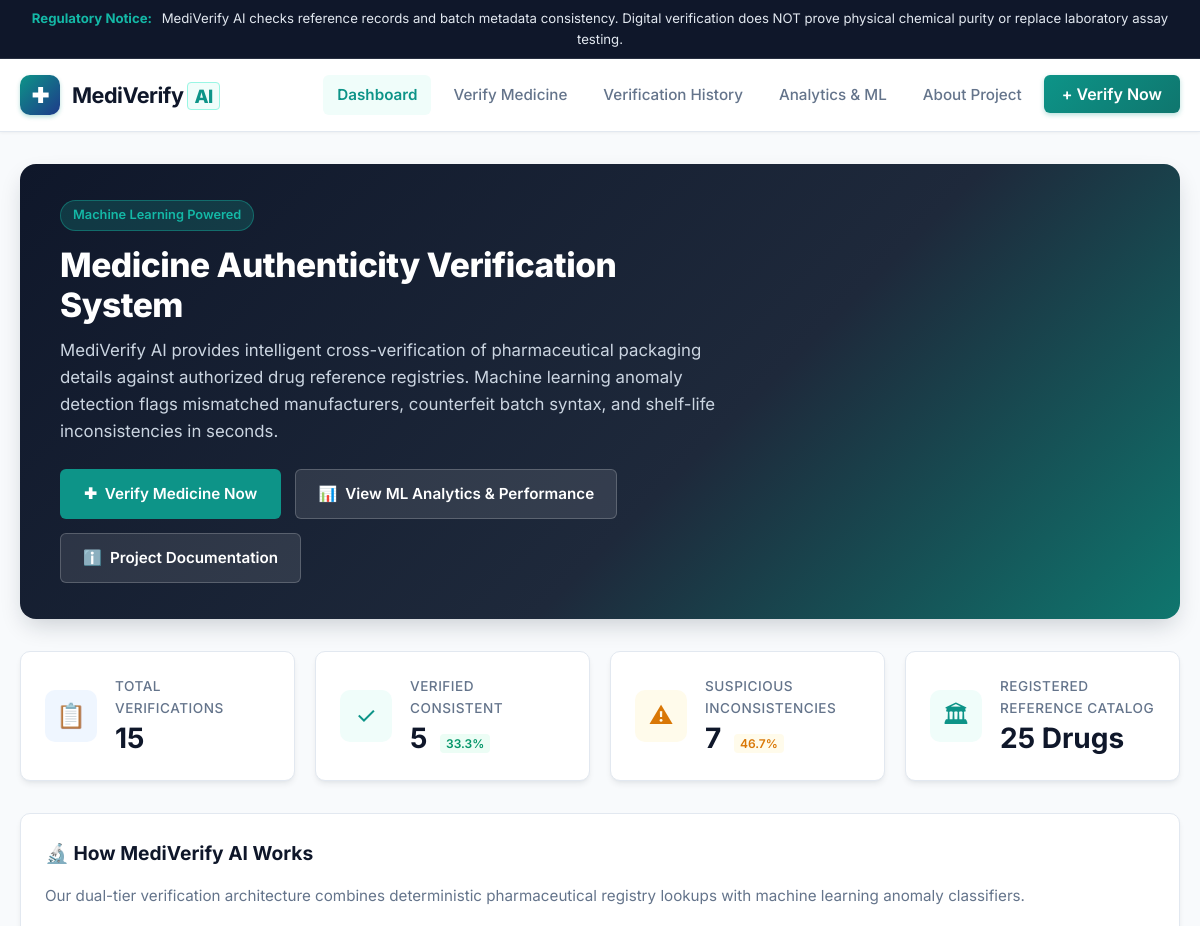
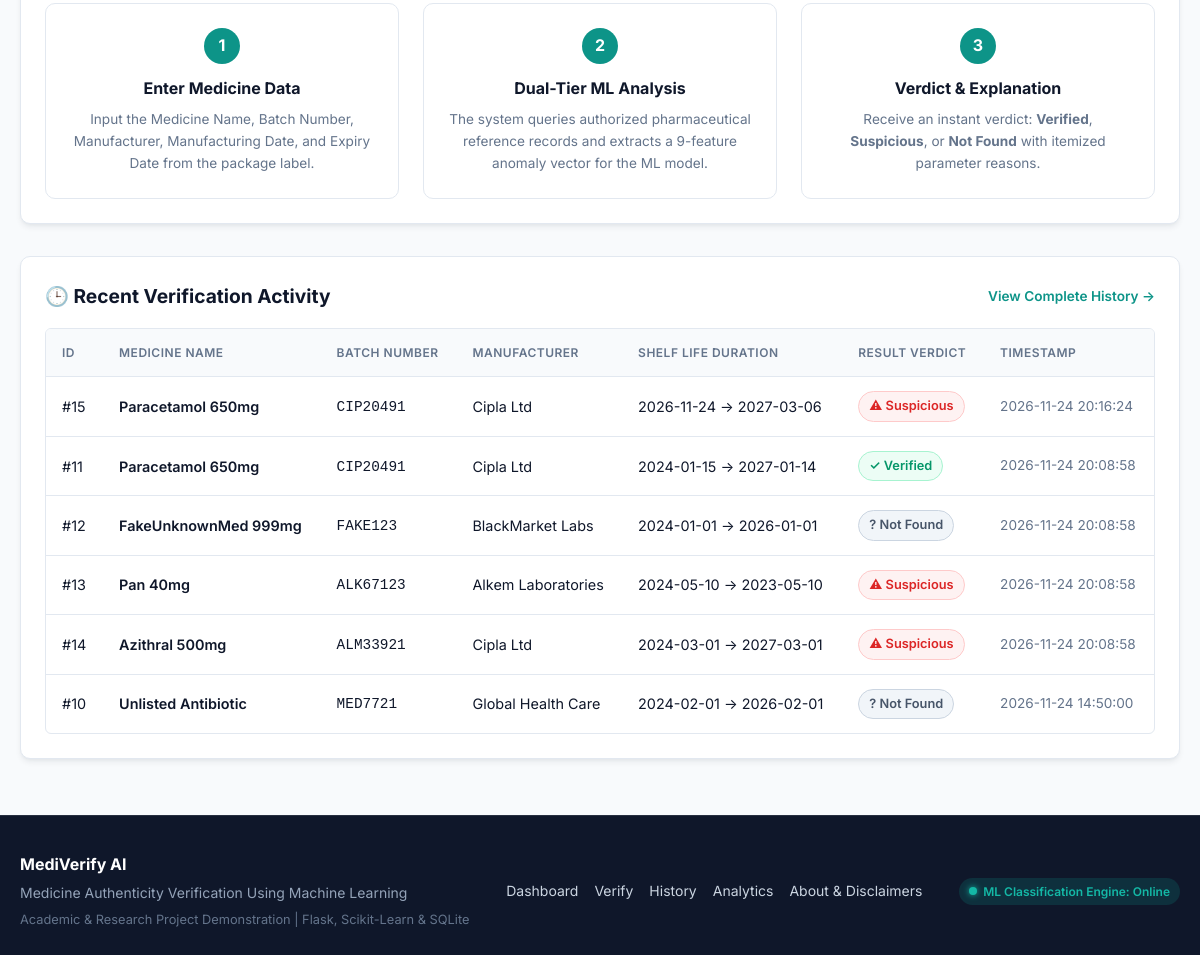
The page / on the database its author committed (2 pictures, top to bottom).
### tables this page shows
CREATE TABLE verification_history (
            id INTEGER PRIMARY KEY AUTOINCREMENT,
            medicine_name TEXT NOT NULL,
            batch_number TEXT NOT NULL,
            manufacturer TEXT NOT NULL,
            mfg_date TEXT,
            exp_date TEXT,
            result TEXT NOT NULL,
            explanation TEXT,
            confidence REAL DEFAULT 95.0,
            created_at TIMESTAMP DEFAULT CURRENT_TIMESTAMP
        );

### app.py (the view)
@app.route('/')
def home():
    stats = get_stats()
    recent_history = get_history(limit=6)
    registered_meds = verifier.get_registered_medicines()
    return render_template(
        'index.html',
        stats=stats,
        recent_history=recent_history,
        total_registered_meds=len(registered_meds)
    )

### database.py (called while the page is built)
def get_connection():
    conn = sqlite3.connect(DB_PATH)
    conn.row_factory = sqlite3.Row
    return conn

def get_history(limit=50, filter_result=None, search_query=None):
    conn = get_connection()
    cursor = conn.cursor()
    query = 'SELECT * FROM verification_history WHERE 1=1'
    params = []
    if filter_result and filter_result.lower() != 'all':
        query += ' AND result = ?'
        params.append(filter_result)
    if search_query:
        query += ' AND (medicine_name LIKE ? OR batch_number LIKE ? OR manufacturer LIKE ?)'
        like_str = f"%{search_query}%"
        params.extend([like_str, like_str, like_str])
    query += ' ORDER BY created_at DESC LIMIT ?'
    params.append(limit)
    cursor.execute(query, params)
    rows = cursor.fetchall()
    history = [dict(row) for row in rows]
    conn.close()
    return history

### ml_pipeline.py (called while the page is built)
    def get_registered_medicines(self):
        if self.ref_df is not None and not self.ref_df.empty:
            return self.ref_df.to_dict(orient='records')
        return []

### templates/index.html (shortened to what this page needs)
{% extends "base.html" %}
{% block content %}
<section class="hero-card">
  <div class="hero-content">
    <span class="hero-tag">Machine Learning Powered</span>
    <h1 class="hero-title">Medicine Authenticity Verification System</h1>
    <p class="hero-desc">
      MediVerify AI provides intelligent cross-verification of pharmaceutical packaging details against authorized drug reference registries. Machine learning anomaly detection flags mismatched manufacturers, counterfeit batch syntax, and shelf-life inconsistencies in seconds.
    </p>
    <div class="hero-buttons">
      <a href="{{ url_for('verify_page') }}" class="btn-primary">
        <span>✚</span> Verify Medicine Now
      </a>
      <a href="{{ url_for('analytics_page') }}" class="btn-secondary">
        <span>📊</span> View ML Analytics & Performance
      </a>
      <a href="{{ url_for('about_page') }}" class="btn-secondary">
        <span>ℹ️</span> Project Documentation
      </a>
    </div>
  </div>
</section>
<section class="stats-grid">
  <div class="stat-card">
    <div class="stat-icon icon-blue">📋</div>
    <div class="stat-details">
      <div class="stat-label">Total Verifications</div>
      <div class="stat-value">{{ stats.total }}</div>
    </div>
  </div>
  <div class="stat-card">
    <div class="stat-icon icon-teal">✓</div>
    <div class="stat-details">
      <div class="stat-label">Verified Consistent</div>
      <div class="stat-value">
        {{ stats.verified }}
        <span class="stat-badge badge-positive">{{ stats.verified_pct }}%</span>
      </div>
    </div>
  </div>
  <div class="stat-card">
    <div class="stat-icon icon-amber">⚠</div>
    <div class="stat-details">
      <div class="stat-label">Suspicious Inconsistencies</div>
      <div class="stat-value">
        {{ stats.suspicious }}
        <span class="stat-badge badge-alert">{{ stats.suspicious_pct }}%</span>
      </div>
    </div>
  </div>
  <div class="stat-card">
    <div class="stat-icon icon-teal">🏛</div>
    <div class="stat-details">
      <div class="stat-label">Registered Reference Catalog</div>
      <div class="stat-value">{{ total_registered_meds }} Drugs</div>
    </div>
  </div>
</section>
<section class="card" style="margin-bottom: 32px;">
  <div class="card-title">
    <span>🔬 How MediVerify AI Works</span>
  </div>
  <p style="color: var(--text-muted); font-size: 0.95rem; margin-bottom: 20px;">
    Our dual-tier verification architecture combines deterministic pharmaceutical registry lookups with machine learning anomaly classifiers.
  </p>
  <div class="steps-container">
    <div class="step-item">
      <div class="step-num">1</div>
      <div class="step-title">Enter Medicine Data</div>
      <div class="step-desc">
        Input the Medicine Name, Batch Number, Manufacturer, Manufacturing Date, and Expiry Date from the package label.
      </div>
    </div>
    <div class="step-item">
      <div class="step-num">2</div>
      <div class="step-title">Dual-Tier ML Analysis</div>
      <div class="step-desc">
        The system queries authorized pharmaceutical reference records and extracts a 9-feature anomaly vector for the ML model.
      </div>
    </div>
    <div class="step-item">
      <div class="step-num">3</div>
      <div class="step-title">Verdict & Explanation</div>
      <div class="step-desc">
        Receive an instant verdict: <strong>Verified</strong>, <strong>Suspicious</strong>, or <strong>Not Found</strong> with itemized parameter reasons.
      </div>
    </div>
  </div>
</section>
<section class="card">
  <div class="card-title">
    <span>🕒 Recent Verification Activity</span>
    <a href="{{ url_for('history_page') }}" style="font-size: 0.85rem; color: var(--teal-primary); text-decoration: none; font-weight: 600;">
      View Complete History →
    </a>
  </div>
  <div class="table-responsive">
    <table class="data-table">
      <thead>
        <tr>
          <th>ID</th>
          <th>Medicine Name</th>
          <th>Batch Number</th>
          <th>Manufacturer</th>
          <th>Shelf Life Duration</th>
          <th>Result Verdict</th>
          <th>Timestamp</th>
        </tr>
      </thead>
      <tbody>
        {% if recent_history %}
          {% for row in recent_history %}
            <tr>
              <td>#{{ row.id }}</td>
              <td style="font-weight: 600; color: var(--blue-secondary);">{{ row.medicine_name }}</td>
              <td><code>{{ row.batch_number }}</code></td>
              <td>{{ row.manufacturer }}</td>
              <td>{{ row.mfg_date }} → {{ row.exp_date }}</td>
              <td>
                {% if row.result == 'Verified' %}
                  <span class="badge badge-verified">✓ Verified</span>
                {% elif row.result == 'Suspicious' %}
                  <span class="badge badge-suspicious">⚠ Suspicious</span>
                {% else %}
                  <span class="badge badge-notfound">? Not Found</span>
                {% endif %}
              </td>
              <td style="color: var(--text-muted); font-size: 0.85rem;">{{ row.created_at }}</td>
            </tr>
          {% endfor %}
        {% else %}
          <tr>
            <td colspan="7" style="text-align: center; color: var(--text-muted); padding: 24px;">
              No verification checks recorded yet. <a href="{{ url_for('verify_page') }}">Verify the first medicine</a>.
            </td>
          </tr>
        {% endif %}
      </tbody>
    </table>
  </div>
</section>
{% endblock %}

### templates/base.html (shortened to what this page needs)
<!DOCTYPE html>
<html lang="en">
<head>
  <link rel="stylesheet" href="{{ url_for('static', filename='css/style.css') }}">
</head>
<body>
  <div class="top-notice-banner">
    <strong>Regulatory Notice:</strong> MediVerify AI checks reference records and batch metadata consistency. Digital verification does NOT prove physical chemical purity or replace laboratory assay testing.
  </div>
  <nav class="navbar">
    <div class="nav-container">
      <a href="{{ url_for('home') }}" class="brand-logo">
        <div class="brand-icon">✚</div>
        <div>
          MediVerify<span class="ai-tag">AI</span>
        </div>
      </a>
      <ul class="nav-menu">
        <li>
          <a href="{{ url_for('home') }}" class="nav-link {% if request.endpoint == 'home' %}active{% endif %}">
            Dashboard
          </a>
        </li>
        <li>
          <a href="{{ url_for('verify_page') }}" class="nav-link {% if request.endpoint == 'verify_page' %}active{% endif %}">
            Verify Medicine
          </a>
        </li>
        <li>
          <a href="{{ url_for('history_page') }}" class="nav-link {% if request.endpoint == 'history_page' %}active{% endif %}">
            Verification History
          </a>
        </li>
        <li>
          <a href="{{ url_for('analytics_page') }}" class="nav-link {% if request.endpoint == 'analytics_page' %}active{% endif %}">
            Analytics & ML
          </a>
        </li>
        <li>
          <a href="{{ url_for('about_page') }}" class="nav-link {% if request.endpoint == 'about_page' %}active{% endif %}">
            About Project
          </a>
        </li>
        <li>
          <a href="{{ url_for('verify_page') }}" class="btn-nav-verify">
            + Verify Now
          </a>
        </li>
      </ul>
    </div>
  </nav>
  <main class="main-wrapper">
    {% block content %}{% endblock %}
  </main>
  <footer class="footer">
    <div class="footer-container">
      <div>
        <div style="font-weight: 700; color: white; margin-bottom: 4px; font-size: 1rem;">
          MediVerify AI
        </div>
        <div>Medicine Authenticity Verification Using Machine Learning</div>
        <div style="font-size: 0.8rem; margin-top: 6px; color: #64748b;">
          Academic & Research Project Demonstration | Flask, Scikit-Learn & SQLite
        </div>
      </div>
      <ul class="footer-links">
        <li><a href="{{ url_for('home') }}">Dashboard</a></li>
        <li><a href="{{ url_for('verify_page') }}">Verify</a></li>
        <li><a href="{{ url_for('history_page') }}">History</a></li>
        <li><a href="{{ url_for('analytics_page') }}">Analytics</a></li>
        <li><a href="{{ url_for('about_page') }}">About & Disclaimers</a></li>
      </ul>
      <div class="footer-status">
        <span class="status-dot"></span>
        <span>ML Classification Engine: Online</span>
      </div>
    </div>
  </footer>
</body>
</html>

### rows shown on the page
verification_history: id "15", medicine_name "Paracetamol 650mg", batch_number "CIP20491", manufacturer "Cipla Ltd", mfg_date "2026-11-24", exp_date "2027-03-06", result "⚠ Suspicious", created_at "2026-11-24 20:16:24"
verification_history: id "11", medicine_name "Paracetamol 650mg", batch_number "CIP20491", manufacturer "Cipla Ltd", mfg_date "2024-01-15", exp_date "2027-01-14", result "✓ Verified", created_at "2026-11-24 20:08:58"
verification_history: id "12", medicine_name "FakeUnknownMed 999mg", batch_number "FAKE123", manufacturer "BlackMarket Labs", mfg_date "2024-01-01", exp_date "2026-01-01", result "? Not Found", created_at "2026-11-24 20:08:58"
verification_history: id "13", medicine_name "Pan 40mg", batch_number "ALK67123", manufacturer "Alkem Laboratories", mfg_date "2024-05-10", exp_date "2023-05-10", result "⚠ Suspicious", created_at "2026-11-24 20:08:58"
verification_history: id "14", medicine_name "Azithral 500mg", batch_number "ALM33921", manufacturer "Cipla Ltd", mfg_date "2024-03-01", exp_date "2027-03-01", result "⚠ Suspicious", created_at "2026-11-24 20:08:58"
verification_history: id "10", medicine_name "Unlisted Antibiotic", batch_number "MED7721", manufacturer "Global Health Care", mfg_date "2024-02-01", exp_date "2026-02-01", result "? Not Found", created_at "2026-11-24 14:50:00"

### other values the page prints
{{ stats.total }} "15"
{{ stats.verified }} "5"
{{ stats.verified_pct }} "33.3"
{{ stats.suspicious }} "7"
{{ stats.suspicious_pct }} "46.7"
{{ total_registered_meds }} "25"
